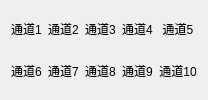
      <widget class="QWidget" name="tab10">
       <attribute name="title">
        <string>视频监控</string>
       </attribute>
       <layout class="QVBoxLayout" name="verticalLayout_6">
        <item>
         <widget class="QWidget" name="widgetVideo" native="true">
          <layout class="QGridLayout" name="gridLayout_5">
           <property name="leftMargin">
            <number>0</number>
           </property>
           <property name="topMargin">
            <number>0</number>
           </property>
           <property name="rightMargin">
            <number>0</number>
           </property>
           <property name="bottomMargin">
            <number>0</number>
           </property>
           <item row="0" column="0">
            <widget class="QLabel" name="labCh1">
             <property name="text">
              <string>通道1</string>
             </property>
             <property name="alignment">
              <set>Qt::AlignCenter</set>
             </property>
            </widget>
           </item>
           <item row="0" column="1">
            <widget class="QLabel" name="labCh2">
             <property name="text">
              <string>通道2</string>
             </property>
             <property name="alignment">
              <set>Qt::AlignCenter</set>
             </property>
            </widget>
           </item>
           <item row="0" column="2">
            <widget class="QLabel" name="labCh3">
             <property name="text">
              <string>通道3</string>
             </property>
             <property name="alignment">
              <set>Qt::AlignCenter</set>
             </property>
            </widget>
           </item>
           <item row="0" column="3">
            <widget class="QLabel" name="labCh4">
             <property name="text">
              <string>通道4</string>
             </property>
             <property name="alignment">
              <set>Qt::AlignCenter</set>
             </property>
            </widget>
           </item>
           <item row="0" column="4">
            <widget class="QLabel" name="labCh5">
             <property name="text">
              <string>通道5</string>
             </property>
             <property name="alignment">
              <set>Qt::AlignCenter</set>
             </property>
            </widget>
           </item>
           <item row="1" column="0">
            <widget class="QLabel" name="labCh6">
             <property name="text">
              <string>通道6</string>
             </property>
             <property name="alignment">
              <set>Qt::AlignCenter</set>
             </property>
            </widget>
           </item>
           <item row="1" column="1">
            <widget class="QLabel" name="labCh7">
             <property name="text">
              <string>通道7</string>
             </property>
             <property name="alignment">
              <set>Qt::AlignCenter</set>
             </property>
            </widget>
           </item>
           <item row="1" column="2">
            <widget class="QLabel" name="labCh8">
             <property name="text">
              <string>通道8</string>
             </property>
             <property name="alignment">
              <set>Qt::AlignCenter</set>
             </property>
            </widget>
           </item>
           <item row="1" column="3">
            <widget class="QLabel" name="labCh9">
             <property name="text">
              <string>通道9</string>
             </property>
             <property name="alignment">
              <set>Qt::AlignCenter</set>
             </property>
            </widget>
           </item>
           <item row="1" column="4">
            <widget class="QLabel" name="labCh10">
             <property name="text">
              <string>通道10</string>
             </property>
             <property name="alignment">
              <set>Qt::AlignCenter</set>
             </property>
            </widget>
           </item>
          </layout>
         </widget>
        </item>
       </layout>
      </widget>
